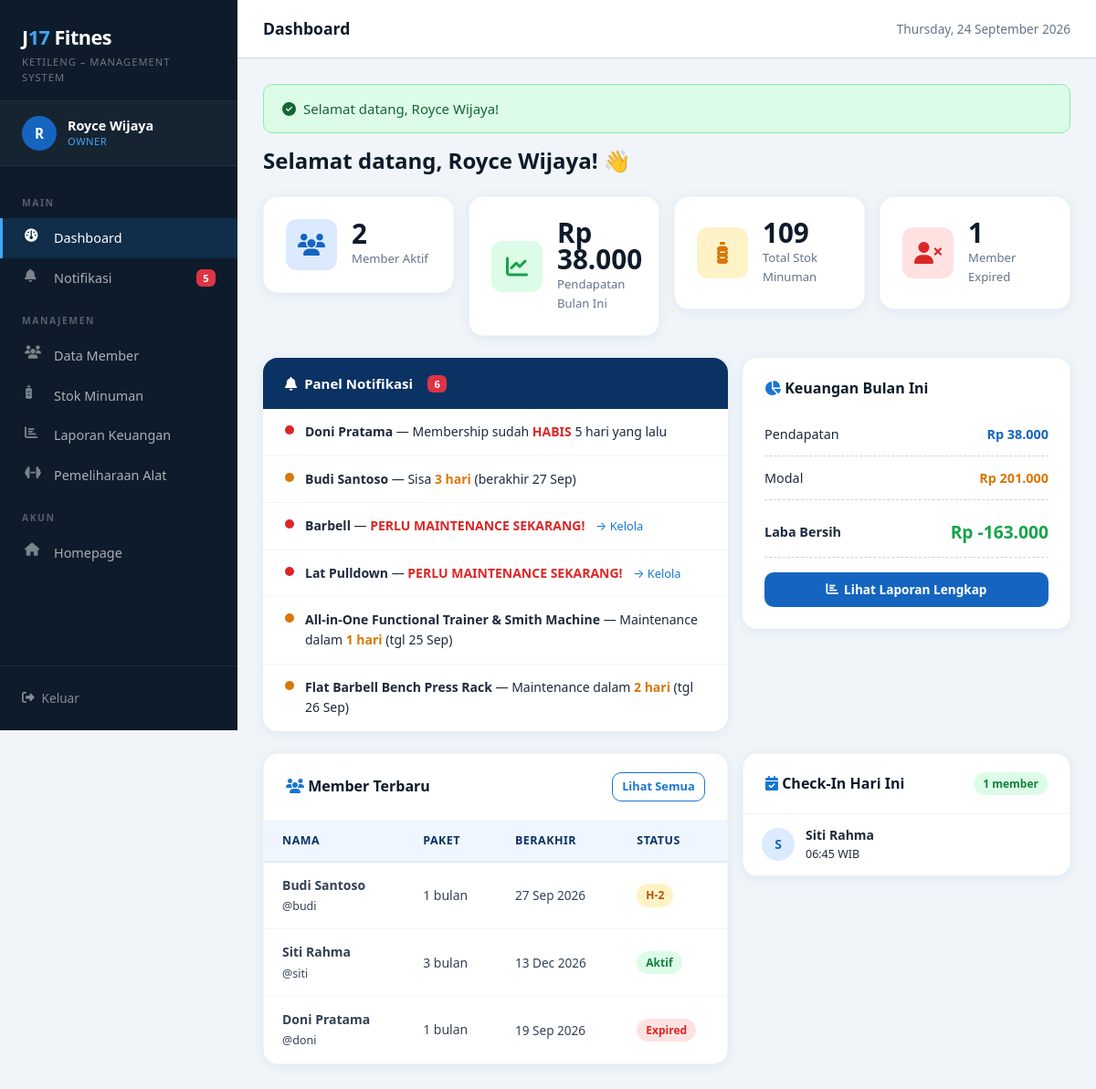
/owner/dashboard.php (signed in), run on the app's committed database.
### tables this page shows
CREATE TABLE IF NOT EXISTS members (
    id INT PRIMARY KEY AUTO_INCREMENT,
    user_id INT NOT NULL,
    paket ENUM('1_bulan','3_bulan','6_bulan','1_tahun') NOT NULL DEFAULT '1_bulan',
    tgl_mulai DATE NOT NULL,
    tgl_selesai DATE NOT NULL,
    status ENUM('aktif','expired','pending') DEFAULT 'aktif',
    created_at TIMESTAMP DEFAULT CURRENT_TIMESTAMP,
    updated_at TIMESTAMP DEFAULT CURRENT_TIMESTAMP ON UPDATE CURRENT_TIMESTAMP,
    FOREIGN KEY (user_id) REFERENCES users(id) ON DELETE CASCADE
);

CREATE TABLE IF NOT EXISTS users (
    id INT PRIMARY KEY AUTO_INCREMENT,
    nama_lengkap VARCHAR(100) NOT NULL,
    nama_panggilan VARCHAR(50) NOT NULL UNIQUE,
    email VARCHAR(100) DEFAULT NULL,
    password VARCHAR(255) NOT NULL,
    role ENUM('owner', 'staff', 'member') NOT NULL DEFAULT 'member',
    no_hp VARCHAR(20) DEFAULT NULL,
    jenis_kelamin ENUM('L', 'P') DEFAULT NULL,
    umur INT DEFAULT NULL,
    created_at TIMESTAMP DEFAULT CURRENT_TIMESTAMP,
    updated_at TIMESTAMP DEFAULT CURRENT_TIMESTAMP ON UPDATE CURRENT_TIMESTAMP
);

CREATE TABLE IF NOT EXISTS alat (
    id INT PRIMARY KEY AUTO_INCREMENT,
    nama VARCHAR(150) NOT NULL,
    kategori ENUM('Free Weight','Machine','All-in-One') NOT NULL,
    jumlah INT DEFAULT 1,
    status ENUM('tersedia','maintenance') DEFAULT 'tersedia',
    interval_hari INT DEFAULT 30 COMMENT 'interval maintenance dalam hari',
    tgl_maintenance_terakhir DATE DEFAULT NULL,
    tgl_maintenance_berikutnya DATE DEFAULT NULL,
    catatan TEXT DEFAULT NULL,
    created_at TIMESTAMP DEFAULT CURRENT_TIMESTAMP,
    updated_at TIMESTAMP DEFAULT CURRENT_TIMESTAMP ON UPDATE CURRENT_TIMESTAMP
);

CREATE TABLE IF NOT EXISTS kehadiran (
    id INT PRIMARY KEY AUTO_INCREMENT,
    user_id INT NOT NULL,
    tgl_hadir DATE NOT NULL,
    jam_hadir TIME NOT NULL,
    FOREIGN KEY (user_id) REFERENCES users(id) ON DELETE CASCADE,
    UNIQUE KEY uq_checkin (user_id, tgl_hadir)
);

### config/database.php (called while the page is built, shortened)
<?php
function getFlash() {
    if (isset($_SESSION['flash'])) {
        $flash = $_SESSION['flash'];
        return $flash;
    }
    return null;
}
function rupiah($angka) {
    return 'Rp ' . number_format($angka, 0, ',', '.');
}
function sisaHari($tgl_selesai) {
    $sekarang = new DateTime();
    $selesai  = new DateTime($tgl_selesai);
    $diff = $sekarang->diff($selesai);
    if ($selesai < $sekarang) return -$diff->days;
    return $diff->days;
}

### owner/dashboard.php (the view, shortened to what this page needs)
<?php
require_once __DIR__ . '/../config/database.php';
$db = getDB();
$total_member   = $db->query("SELECT COUNT(*) FROM members WHERE status='aktif'")->fetchColumn();
$total_expired  = $db->query("SELECT COUNT(*) FROM members WHERE status='expired' OR tgl_selesai < CURDATE()")->fetchColumn();
$total_minuman  = $db->query("SELECT SUM(stok) FROM minuman")->fetchColumn() ?? 0;
$pendapatan = $db->query("SELECT COALESCE(SUM(total),0) FROM transaksi_minuman WHERE tipe='keluar' AND MONTH(tgl_transaksi)=MONTH(CURDATE()) AND YEAR(tgl_transaksi)=YEAR(CURDATE())")->fetchColumn();
$modal      = $db->query("SELECT COALESCE(SUM(total),0) FROM transaksi_minuman WHERE tipe='masuk' AND MONTH(tgl_transaksi)=MONTH(CURDATE()) AND YEAR(tgl_transaksi)=YEAR(CURDATE())")->fetchColumn();
$laba       = $pendapatan - $modal;
$notif_member = $db->query("
    SELECT u.nama_lengkap, m.tgl_selesai, DATEDIFF(m.tgl_selesai, CURDATE()) as sisa
    FROM members m JOIN users u ON m.user_id=u.id
    WHERE DATEDIFF(m.tgl_selesai, CURDATE()) BETWEEN -7 AND 3
    ORDER BY sisa ASC
    LIMIT 10
")->fetchAll();
$notif_alat = $db->query("
    SELECT nama, tgl_maintenance_berikutnya, DATEDIFF(tgl_maintenance_berikutnya, CURDATE()) as sisa_hari, status
    FROM alat
    WHERE tgl_maintenance_berikutnya <= DATE_ADD(CURDATE(), INTERVAL 3 DAY)
    ORDER BY sisa_hari ASC
    LIMIT 10
")->fetchAll();
$checkin_hari_ini = $db->query("
    SELECT u.nama_lengkap, k.jam_hadir
    FROM kehadiran k JOIN users u ON k.user_id=u.id
    WHERE k.tgl_hadir = CURDATE()
    ORDER BY k.jam_hadir DESC
    LIMIT 5
")->fetchAll();
$member_terbaru = $db->query("
    SELECT u.nama_lengkap, u.nama_panggilan, m.paket, m.tgl_selesai, m.status
    FROM members m JOIN users u ON m.user_id=u.id
    ORDER BY m.created_at DESC LIMIT 5
")->fetchAll();
?>
<!DOCTYPE html>
<html lang="id">
<head>
<link href="https://cdn.jsdelivr.net/npm/bootstrap@5.3.2/dist/css/bootstrap.min.css" rel="stylesheet">
<link href="https://cdnjs.cloudflare.com/ajax/libs/font-awesome/6.5.0/css/all.min.css" rel="stylesheet">
<link href="/j17-fitnes/assets/css/style.css" rel="stylesheet">
</head>
<body>
<div class="dashboard-wrapper">
  <?php include __DIR__ . '/../includes/sidebar_owner.php'; ?>
  <div class="main-content">
    <div class="topbar">
      <div class="topbar-title">Dashboard</div>
      <div class="topbar-actions">
        <span style="font-size:.85rem;color:var(--gray-500)"><?= date('l, d F Y') ?></span>
      </div>
    </div>
    <div class="page-content">
      <?php $flash = getFlash(); if($flash): ?>
      <div class="flash-<?= $flash['type']==='success'?'success':'error' ?>">
        <i class="fa-solid fa-<?= $flash['type']==='success'?'circle-check':'circle-exclamation' ?>"></i>
        <?= htmlspecialchars($flash['message']) ?>
      </div>
      <?php endif; ?>
      <h4 style="font-weight:800;color:var(--dark);margin-bottom:1.5rem">
        Selamat datang, <?= htmlspecialchars($_SESSION['nama_lengkap']) ?>! 👋
      </h4>
      <div class="row g-3 mb-4">
        <div class="col-6 col-lg-3">
          <div class="stat-card">
            <div class="stat-icon blue"><i class="fa-solid fa-users"></i></div>
            <div>
              <div class="stat-num"><?= $total_member ?></div>
              <div class="stat-label">Member Aktif</div>
            </div>
          </div>
        </div>
        <div class="col-6 col-lg-3">
          <div class="stat-card">
            <div class="stat-icon green"><i class="fa-solid fa-chart-line"></i></div>
            <div>
              <div class="stat-num"><?= rupiah($pendapatan) ?></div>
              <div class="stat-label">Pendapatan Bulan Ini</div>
            </div>
          </div>
        </div>
        <div class="col-6 col-lg-3">
          <div class="stat-card">
            <div class="stat-icon orange"><i class="fa-solid fa-bottle-water"></i></div>
            <div>
              <div class="stat-num"><?= (int)$total_minuman ?></div>
              <div class="stat-label">Total Stok Minuman</div>
            </div>
          </div>
        </div>
        <div class="col-6 col-lg-3">
          <div class="stat-card">
            <div class="stat-icon <?= $total_expired > 0 ? 'red' : 'blue' ?>">
              <i class="fa-solid fa-user-xmark"></i>
            </div>
            <div>
              <div class="stat-num"><?= $total_expired ?></div>
              <div class="stat-label">Member Expired</div>
            </div>
          </div>
        </div>
      </div>
      <div class="row g-3 mb-4">
        <div class="col-lg-7">
          <div class="alert-panel">
            <div class="alert-panel-header">
              <i class="fa-solid fa-bell"></i> Panel Notifikasi
              <?php $totalNotif = count($notif_member) + count($notif_alat); ?>
              <?php if($totalNotif): ?>
              <span class="badge bg-danger ms-2"><?= $totalNotif ?></span>
              <?php endif; ?>
            </div>
            <?php foreach($notif_member as $n): ?>
            <div class="notif-item">
              <?php if($n['sisa'] < 0): ?>
                <div class="notif-dot-red"></div>
                <div>
                  <strong><?= htmlspecialchars($n['nama_lengkap']) ?></strong> — Membership sudah
                  <strong style="color:var(--danger)">HABIS</strong> <?= abs($n['sisa']) ?> hari yang lalu
                </div>
              <?php else: ?>
                <div class="notif-dot-orange"></div>
                <div>
                  <strong><?= htmlspecialchars($n['nama_lengkap']) ?></strong> — Sisa
                  <strong style="color:var(--warning)"><?= $n['sisa'] ?> hari</strong> (berakhir <?= date('d M', strtotime($n['tgl_selesai'])) ?>)
                </div>
              <?php endif; ?>
            </div>
            <?php endforeach; ?>
            <?php foreach($notif_alat as $a): ?>
            <div class="notif-item">
              <?php if($a['sisa_hari'] <= 0): ?>
                <div class="notif-dot-red"></div>
                <div>
                  <strong><?= htmlspecialchars($a['nama']) ?></strong> —
                  <strong style="color:var(--danger)">PERLU MAINTENANCE SEKARANG!</strong>
                  <a href="/j17-fitnes/owner/alat/index.php" style="font-size:.8rem;margin-left:.5rem">→ Kelola</a>
                </div>
              <?php else: ?>
                <div class="notif-dot-orange"></div>
                <div>
                  <strong><?= htmlspecialchars($a['nama']) ?></strong> — Maintenance dalam
                  <strong style="color:var(--warning)"><?= $a['sisa_hari'] ?> hari</strong>
                  (tgl <?= date('d M', strtotime($a['tgl_maintenance_berikutnya'])) ?>)
                </div>
              <?php endif; ?>
            </div>
            <?php endforeach; ?>
          </div>
        </div>
        <div class="col-lg-5">
          <div class="finance-summary">
            <h6 style="font-weight:700;margin-bottom:1rem;color:var(--dark)">
              <i class="fa-solid fa-chart-pie" style="color:var(--blue-600)"></i> Keuangan Bulan Ini
            </h6>
            <div class="finance-row">
              <span class="finance-label">Pendapatan</span>
              <span class="finance-value" style="color:var(--blue-700)"><?= rupiah($pendapatan) ?></span>
            </div>
            <div class="finance-row">
              <span class="finance-label">Modal</span>
              <span class="finance-value finance-modal"><?= rupiah($modal) ?></span>
            </div>
            <div class="finance-row" style="border-top:2px solid var(--gray-200);margin-top:.5rem;padding-top:.75rem">
              <span class="finance-label" style="font-weight:700">Laba Bersih</span>
              <span class="finance-value finance-laba" style="font-size:1.2rem"><?= rupiah($laba) ?></span>
            </div>
            <a href="/j17-fitnes/owner/minuman/laporan.php" class="btn-j17 btn-j17-primary w-100 justify-content-center mt-3" style="font-size:.85rem">
              <i class="fa-solid fa-chart-bar"></i> Lihat Laporan Lengkap
            </a>
          </div>
        </div>
      </div>
      <div class="row g-3">
        <div class="col-lg-7">
          <div class="data-card">
            <div class="data-card-header">
              <span class="data-card-title"><i class="fa-solid fa-users" style="color:var(--blue-600)"></i> Member Terbaru</span>
              <a href="/j17-fitnes/owner/member/index.php" class="btn-j17 btn-j17-outline btn-j17-sm">Lihat Semua</a>
            </div>
            <table class="table-j17">
              <thead>
                <tr><th>Nama</th><th>Paket</th><th>Berakhir</th><th>Status</th></tr>
              </thead>
              <tbody>
                <?php foreach($member_terbaru as $m): ?>
                <tr>
                  <td>
                    <strong><?= htmlspecialchars($m['nama_lengkap']) ?></strong><br>
                    <span style="font-size:.78rem;color:var(--gray-400)">@<?= htmlspecialchars($m['nama_panggilan']) ?></span>
                  </td>
                  <td><?= str_replace('_',' ',ucfirst($m['paket'])) ?></td>
                  <td style="font-size:.85rem"><?= date('d M Y', strtotime($m['tgl_selesai'])) ?></td>
                  <td>
                    <?php $sisa = sisaHari($m['tgl_selesai']); ?>
                    <?php if($sisa < 0): ?>
                      <span class="badge-j17 badge-expired">Expired</span>
                    <?php elseif($sisa <= 3): ?>
                      <span class="badge-j17 badge-warning">H-<?= $sisa ?></span>
                    <?php else: ?>
                      <span class="badge-j17 badge-aktif">Aktif</span>
                    <?php endif; ?>
                  </td>
                </tr>
                <?php endforeach; ?>
              </tbody>
            </table>
          </div>
        </div>
        <div class="col-lg-5">
          <div class="data-card">
            <div class="data-card-header">
              <span class="data-card-title"><i class="fa-solid fa-calendar-check" style="color:var(--blue-600)"></i> Check-In Hari Ini</span>
              <span class="badge-j17 badge-aktif"><?= count($checkin_hari_ini) ?> member</span>
            </div>
            <?php foreach($checkin_hari_ini as $c): ?>
            <div style="padding:.75rem 1.25rem;border-bottom:1px solid var(--gray-100);display:flex;align-items:center;gap:.75rem;font-size:.875rem">
              <div style="width:36px;height:36px;background:var(--blue-100);color:var(--blue-700);border-radius:50%;display:flex;align-items:center;justify-content:center;font-weight:700;flex-shrink:0">
                <?= strtoupper(substr($c['nama_lengkap'],0,1)) ?>
              </div>
              <div>
                <div style="font-weight:600"><?= htmlspecialchars($c['nama_lengkap']) ?></div>
                <div style="color:var(--gray-400);font-size:.78rem"><?= substr($c['jam_hadir'],0,5) ?> WIB</div>
              </div>
            </div>
            <?php endforeach; ?>
          </div>
        </div>
      </div>
    </div>
  </div>
</div>
</body>
</html>

### data on the page
members: user.nama_lengkap "Doni Pratama", sisa "5", user.nama_panggilan "doni", paket "1 bulan", tgl_selesai "19 Sep 2026", shows "Expired"
members: user.nama_lengkap "Budi Santoso", sisa "3", tgl_selesai "27 Sep", user.nama_panggilan "budi", paket "1 bulan", tgl_selesai "27 Sep 2026", tgl_selesai "2"
alat: nama "Barbell"
alat: nama "Lat Pulldown"
alat: nama "All-in-One Functional Trainer & Smith Machine", sisa_hari "1", tgl_maintenance_berikutnya "25 Sep"
alat: nama "Flat Barbell Bench Press Rack", sisa_hari "2", tgl_maintenance_berikutnya "26 Sep"
members: user.nama_lengkap "Siti Rahma", user.nama_panggilan "siti", paket "3 bulan", tgl_selesai "13 Dec 2026", shows "Aktif"
kehadiran: user.nama_lengkap "S", user.nama_lengkap "Siti Rahma", jam_hadir "06:45"

### other printed values
substr($_SESSION['nama_panggilan'] ?? 'U', 0, 1) "R"
$_SESSION['nama_lengkap'] "Royce Wijaya"
$_SESSION['role'] "OWNER"
$notifCount "5"
$flash['message'] "Selamat datang, Royce Wijaya!"
$total_member "2"
rupiah($pendapatan) "Rp 38.000"
$total_minuman "109"
$total_expired "1"
$totalNotif "6"
rupiah($modal) "Rp 201.000"
rupiah($laba) "Rp -163.000"
count($checkin_hari_ini) "1"
